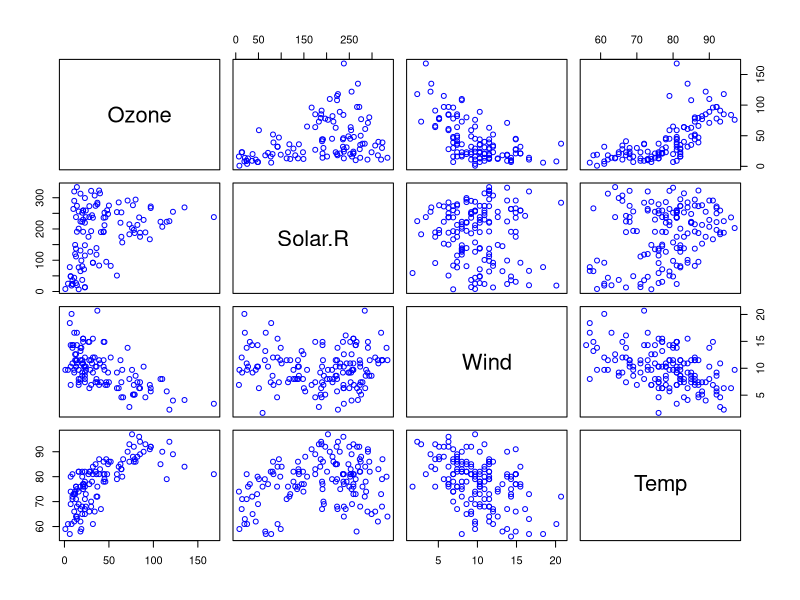
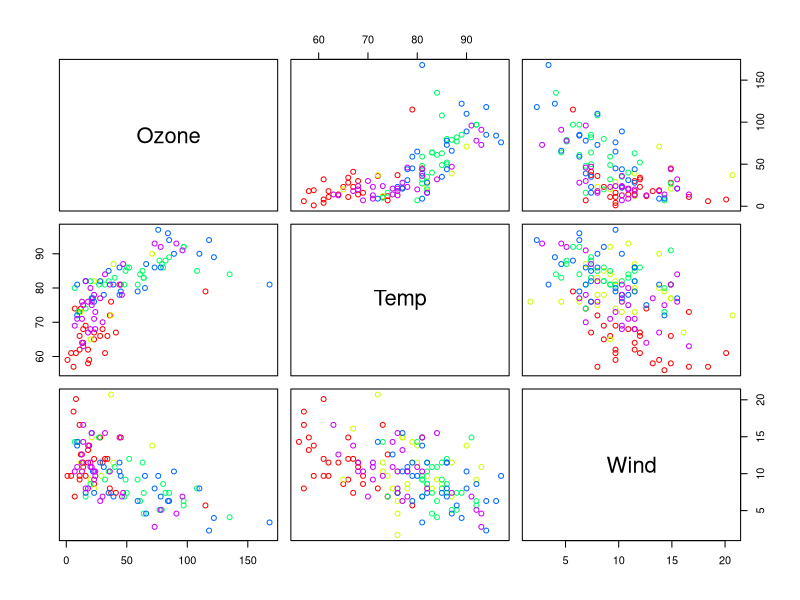
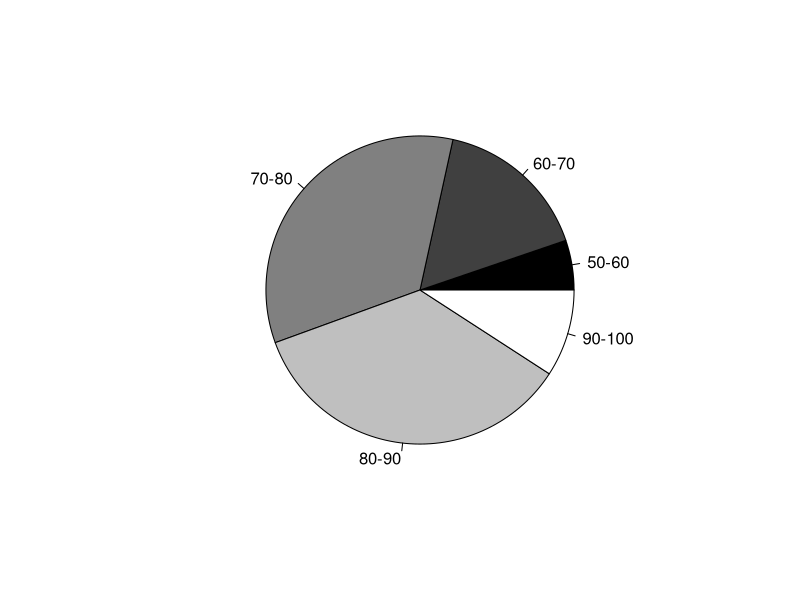
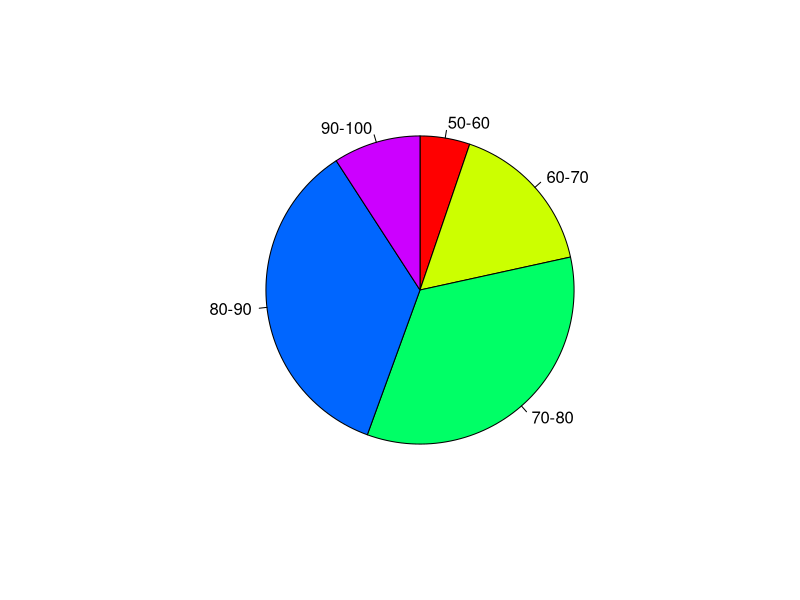

R code for these plots, in order:
# 関数 pairs による散布図の作図
pairs(airquality[ ,1:4], col = "blue")
pairs(~ Ozone + Temp + Wind, airquality, # 表示する項目を指定
       col = rainbow(5)[airquality$Month-4]) # 月毎に異なる色で表示
### 関数 pie によるパイチャートの作図
z <- hist(airquality$Temp, breaks = 5, plot = FALSE) # ５つ程度に分類
x <- z$count
y <- z$breaks
names(x) <- paste(y[-length(y)], y[-1], sep="-")
pie(x, col = gray(seq(0,1,length=length(x))))
pie(x, clockwise = TRUE, col = rainbow(length(x)))